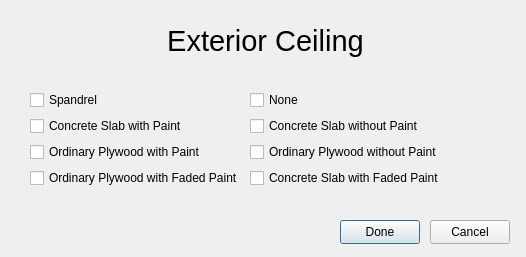
<?xml version="1.0" encoding="UTF-8"?>
<ui version="4.0">
 <class>Dialog</class>
 <widget class="QDialog" name="Dialog">
  <property name="geometry">
   <rect>
    <x>0</x>
    <y>0</y>
    <width>526</width>
    <height>257</height>
   </rect>
  </property>
  <property name="windowTitle">
   <string>Dialog</string>
  </property>
  <widget class="QPushButton" name="done_button">
   <property name="geometry">
    <rect>
     <x>340</x>
     <y>220</y>
     <width>80</width>
     <height>24</height>
    </rect>
   </property>
   <property name="text">
    <string>Done</string>
   </property>
  </widget>
  <widget class="QPushButton" name="cancel_button">
   <property name="geometry">
    <rect>
     <x>430</x>
     <y>220</y>
     <width>80</width>
     <height>24</height>
    </rect>
   </property>
   <property name="text">
    <string>Cancel</string>
   </property>
  </widget>
  <widget class="QLabel" name="material_label">
   <property name="geometry">
    <rect>
     <x>130</x>
     <y>20</y>
     <width>271</width>
     <height>41</height>
    </rect>
   </property>
   <property name="font">
    <font>
     <pointsize>22</pointsize>
    </font>
   </property>
   <property name="text">
    <string>Exterior Ceiling</string>
   </property>
   <property name="alignment">
    <set>Qt::AlignCenter</set>
   </property>
  </widget>
  <widget class="QWidget" name="formLayoutWidget">
   <property name="geometry">
    <rect>
     <x>30</x>
     <y>90</y>
     <width>451</width>
     <height>108</height>
    </rect>
   </property>
   <layout class="QFormLayout" name="formLayout">
    <item row="0" column="0">
     <widget class="QCheckBox" name="spandrel">
      <property name="text">
       <string>Spandrel</string>
      </property>
     </widget>
    </item>
    <item row="1" column="0">
     <widget class="QCheckBox" name="concrete_slab_wpaint">
      <property name="text">
       <string>Concrete Slab with Paint</string>
      </property>
     </widget>
    </item>
    <item row="2" column="0">
     <widget class="QCheckBox" name="ordinary_plywood_wpaint">
      <property name="text">
       <string>Ordinary Plywood with Paint</string>
      </property>
     </widget>
    </item>
    <item row="2" column="1">
     <widget class="QCheckBox" name="ordinary_plywood_wopaint">
      <property name="text">
       <string>Ordinary Plywood without Paint</string>
      </property>
     </widget>
    </item>
    <item row="1" column="1">
     <widget class="QCheckBox" name="concrete_slab_wopaint">
      <property name="text">
       <string>Concrete Slab without Paint</string>
      </property>
     </widget>
    </item>
    <item row="0" column="1">
     <widget class="QCheckBox" name="none">
      <property name="text">
       <string>None</string>
      </property>
     </widget>
    </item>
    <item row="3" column="0">
     <widget class="QCheckBox" name="ordinary_plywood_wfadedpaint">
      <property name="text">
       <string>Ordinary Plywood with Faded Paint</string>
      </property>
     </widget>
    </item>
    <item row="3" column="1">
     <widget class="QCheckBox" name="concrete_slab_wfadedpaint">
      <property name="text">
       <string>Concrete Slab with Faded Paint</string>
      </property>
     </widget>
    </item>
   </layout>
  </widget>
 </widget>
 <resources/>
 <connections>
  <connection>
   <sender>cancel_button</sender>
   <signal>clicked()</signal>
   <receiver>Dialog</receiver>
   <slot>reject()</slot>
   <hints>
    <hint type="sourcelabel">
     <x>474</x>
     <y>228</y>
    </hint>
    <hint type="destinationlabel">
     <x>487</x>
     <y>172</y>
    </hint>
   </hints>
  </connection>
  <connection>
   <sender>done_button</sender>
   <signal>clicked()</signal>
   <receiver>Dialog</receiver>
   <slot>accept()</slot>
   <hints>
    <hint type="sourcelabel">
     <x>382</x>
     <y>228</y>
    </hint>
    <hint type="destinationlabel">
     <x>401</x>
     <y>179</y>
    </hint>
   </hints>
  </connection>
 </connections>
</ui>
